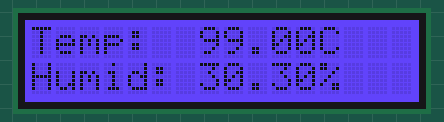
The sketch below on a simulated Arduino Uno, built with avr-gcc and run on an emulated ATmega328P. Shown: 16×2 character LCD.

Above: at 0.1 s.
At 3.2 s:
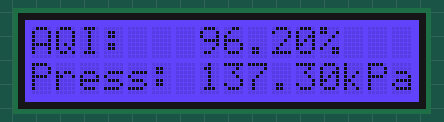

Measured:
- what the display in image 1 shows lasts 3.1 s, from 3.1 s to 6.2 s

The sketch:

Main.ino
```cpp
#include <Wire.h>
#include "rgb_lcd.h"
rgb_lcd lcd;
double Temp = 99;
double Humidity = 30.3;
double AirQuality = 96.2;
double Pressure = 137.3;
int DELAY = 3000;
int r = 50;
int g = 10;
int b = 255;

void setup() {
  // put your setup code here, to run once:
  lcd.begin(16, 2);

}

void loop() {
    display();
}
void display() {
  // clear screen for the next loop:
    lcd.clear();
    // Turn off the display:
    lcd.noDisplay();
    lcd.setRGB(r,g,b);
    lcd.print("Temp:  ");
    lcd.print(Temp);
    lcd.print("C");
    lcd.setCursor(0, 1);
    lcd.print("Humid: ");
    lcd.print(Humidity);
    lcd.print("%");
    lcd.display();
    // Turn on the display:
    delay(DELAY);
    lcd.clear();
    lcd.noDisplay();
    lcd.setRGB(r,g,b);
    lcd.print("AQI:   ");
    lcd.print(AirQuality);
    lcd.print("%");
    lcd.setCursor(0, 1);
    lcd.print("Press: ");
    lcd.print(Pressure);
    lcd.print("kPa");
    // Turn on the display:
    lcd.display();
    delay(DELAY);
}
```
